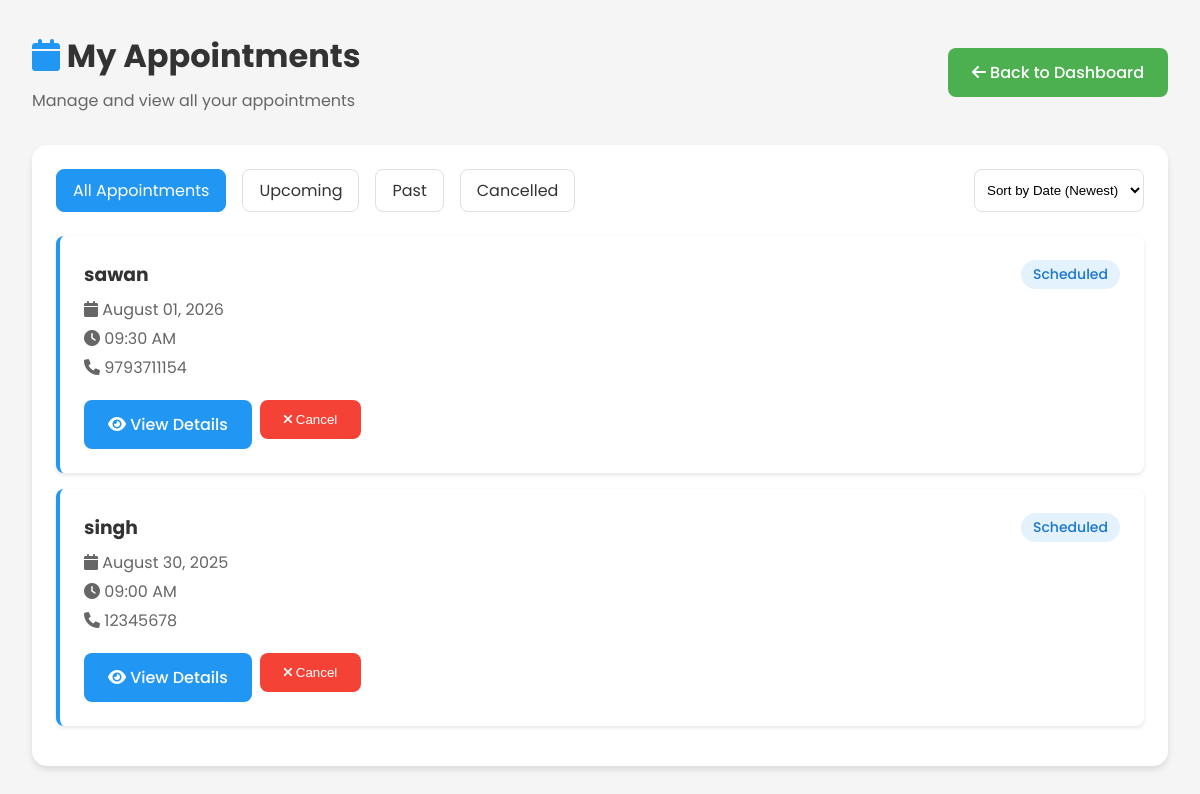
Page /doctor_appointments.php (signed in) on the earlier database version.
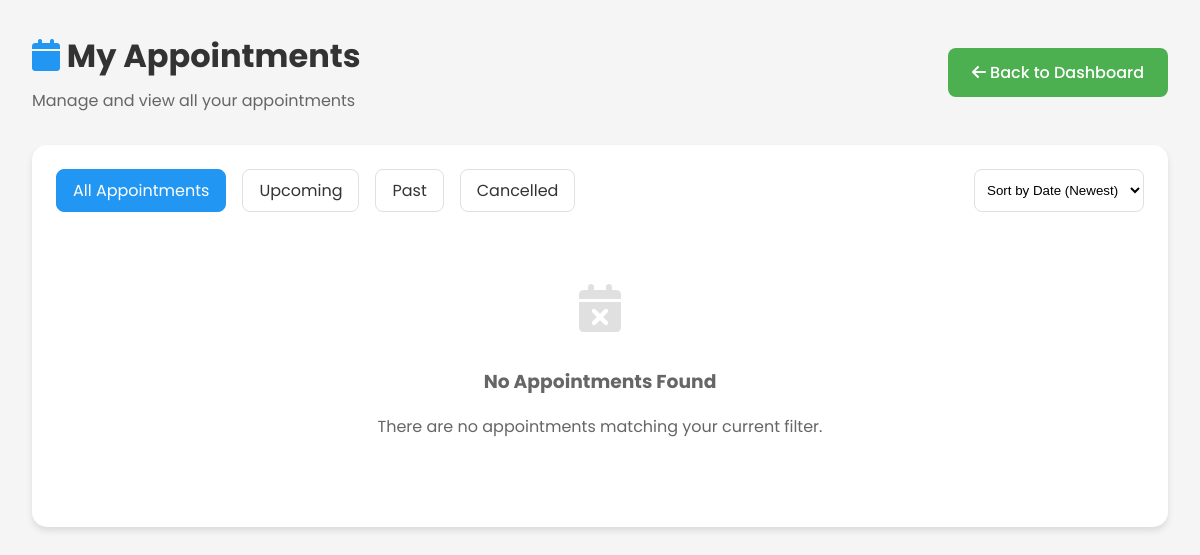
Same page on the later database version.
### tables this page shows
CREATE TABLE IF NOT EXISTS `appointments` (
  `appointment_id` int NOT NULL AUTO_INCREMENT,
  `patient_id` int NOT NULL,
  `doctor_id` int NOT NULL,
  `appointment_date` date NOT NULL,
  `appointment_time` time NOT NULL,
  `reason` text NOT NULL,
  `notes` text,
  `preferred_communication` varchar(50) NOT NULL,
  `status` varchar(20) NOT NULL DEFAULT 'Scheduled',
  `created_at` timestamp NULL DEFAULT CURRENT_TIMESTAMP,
  PRIMARY KEY (`appointment_id`),
  KEY `patient_id` (`patient_id`),
  KEY `doctor_id` (`doctor_id`),
  KEY `idx_appointments_date` (`appointment_date`)
);

CREATE TABLE IF NOT EXISTS `patients` (
  `patient_id` int NOT NULL AUTO_INCREMENT,
  `full_name` varchar(100) NOT NULL,
  `email` varchar(100) NOT NULL,
  `password` varchar(255) NOT NULL,
  `phone` varchar(20) DEFAULT NULL,
  `date_of_birth` date DEFAULT NULL,
  `gender` enum('Male','Female','Other') DEFAULT NULL,
  `address` text,
  `created_at` timestamp NULL DEFAULT CURRENT_TIMESTAMP,
  `profile_image` varchar(255) DEFAULT NULL,
  PRIMARY KEY (`patient_id`),
  UNIQUE KEY `email` (`email`),
  KEY `idx_patients_email` (`email`)
);

### doctor_appointments.php (the view, shortened to what the changed rows need)
<?php
require_once 'includes/db_connect.php';
$doctor_id = $_SESSION['user_id'];
$appointments = [];
$sort = isset($_GET['sort']) ? $_GET['sort'] : 'date_desc';
try {
    $query = "SELECT a.*, p.full_name as patient_name, p.phone as patient_phone, p.email as patient_email
              FROM appointments a
              JOIN patients p ON a.patient_id = p.patient_id
              WHERE a.doctor_id = ?";
    switch ($sort) {
        case 'date_desc':
            $query .= " ORDER BY a.appointment_date DESC, a.appointment_time DESC";
            break;
    }
    $stmt = $con->prepare($query);
    $stmt->bind_param("i", $doctor_id);
    $stmt->execute();
    $appointments = $stmt->get_result()->fetch_all(MYSQLI_ASSOC);
} catch (Exception $e) {
    $error = "Error: " . $e->getMessage();
    error_log("Error in doctor_appointments.php: " . $e->getMessage());
}
?>
<!DOCTYPE html>
<html lang="en">
<head>
    <link rel="stylesheet" href="https://cdnjs.cloudflare.com/ajax/libs/font-awesome/6.0.0/css/all.min.css">
</head>
<body>
    <div class="container">
        <div class="header">
            <div>
                <h1 style="margin: 0;">
                    <i class="fas fa-calendar" style="color: var(--primary-color);"></i>
                    My Appointments
                </h1>
            </div>
        </div>
        <div class="card">
            <?php if (empty($appointments)): ?>
                <div class="empty-state">
                    <i class="fas fa-calendar-times"></i>
                    <h3>No Appointments Found</h3>
                    <p>There are no appointments matching your current filter.</p>
                </div>
            <?php else: ?>
                <?php foreach ($appointments as $appointment): ?>
                    <div class="appointment-card">
                        <div style="display: flex; justify-content: space-between; align-items: flex-start;">
                            <div>
                                <h3 style="margin: 0 0 0.5rem;">
                                    <?php echo htmlspecialchars($appointment['patient_name']); ?>
                                </h3>
                                <p style="margin: 0.25rem 0; color: var(--light-text);">
                                    <i class="fas fa-calendar"></i>
                                    <?php echo date('F d, Y', strtotime($appointment['appointment_date'])); ?>
                                </p>
                                <p style="margin: 0.25rem 0; color: var(--light-text);">
                                    <i class="fas fa-clock"></i>
                                    <?php echo date('h:i A', strtotime($appointment['appointment_time'])); ?>
                                </p>
                                <p style="margin: 0.25rem 0; color: var(--light-text);">
                                    <i class="fas fa-phone"></i>
                                    <?php echo htmlspecialchars($appointment['patient_phone']); ?>
                                </p>
                            </div>
                            <span class="status-badge status-<?php echo strtolower($appointment['status']); ?>">
                                <?php echo $appointment['status']; ?>
                            </span>
                        </div>
                        <div class="action-buttons">
                            <a href="view_appointment.php?id=<?php echo $appointment['appointment_id']; ?>"
                               class="btn btn-primary">
                                <i class="fas fa-eye"></i> View Details
                            </a>
                            <?php if ($appointment['status'] === 'Scheduled'): ?>
                                <form method="POST" action="cancel_appointment.php" style="display:inline;" onsubmit="return confirm('Are you sure you want to cancel this appointment? This action cannot be undone.');">
                                    <button type="submit" class="btn btn-danger">
                                        <i class="fas fa-times"></i> Cancel
                                    </button>
                                </form>
                            <?php endif; ?>
                        </div>
                    </div>
                <?php endforeach; ?>
            <?php endif; ?>
        </div>
    </div>
</body>
</html>

Differences in the rows shown:
removed appointments: patient.full_name "sawan", appointment_date "August 01, 2026", appointment_time "09:30 AM", patient.phone "9793711154", status "Scheduled"
removed appointments: patient.full_name "singh", appointment_date "August 30, 2025", appointment_time "09:00 AM", patient.phone "12345678", status "Scheduled"
Other differences:
text now shown: "No Appointments Found There are no appointments matching your current filter."
